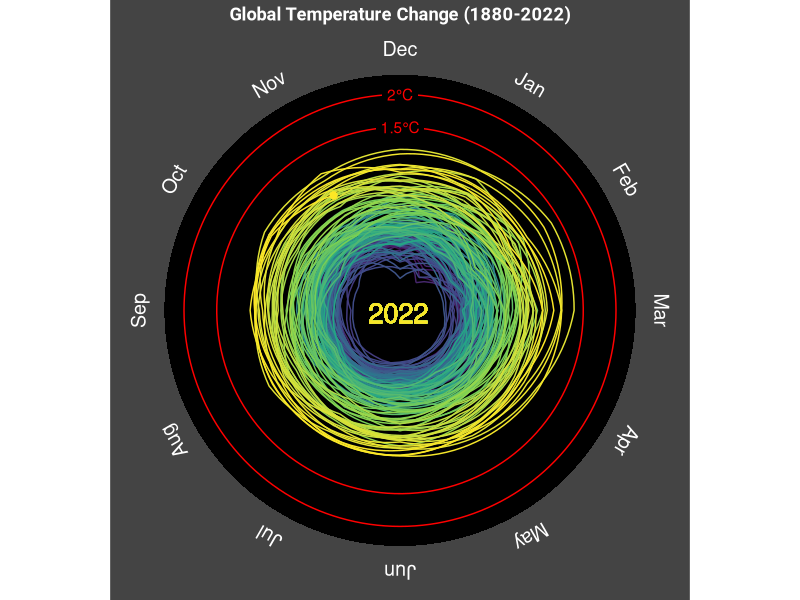
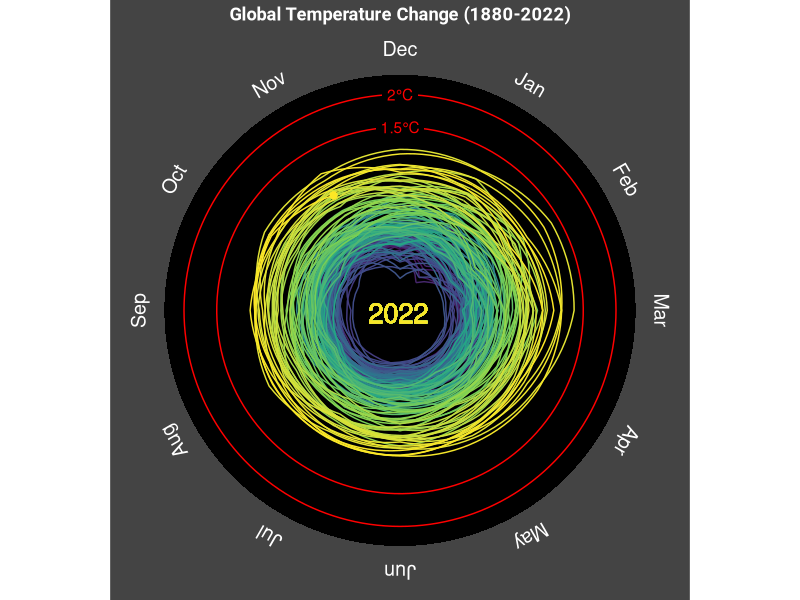

Write R code to recreate these figures, in order.
#########################################################
##  Temperature spirals

library(tidyverse)  
library(glue)


temp_month <- read_csv("Data/GLB.Ts+dSST.csv", skip=1, na ="***")%>% 
  select(year = "Year",all_of(month.abb)) %>% 
  pivot_longer(-year, names_to = "month", values_to = "mtemp") %>%  
  drop_na() 


# Temperatures extend beyond the current year
nextjan <- temp_month %>% 
  filter(month == "Jan") %>%
  mutate(year = year - 1, month = "next_Jan")


tabla <- temp_month %>%  bind_rows( temp_month, nextjan) %>% 
  mutate(month = factor(month, levels = c(month.abb, "next_Jan")),
         month_number = as.numeric(month)) 

# Add year label 
annotation <- tabla %>%
  slice_max(year)  %>%
  slice_max(month_number)


temp_lines <- tibble(
  x = 12, 
  y = c(1.5, 2.0),
  labels= c("1.5\u00B0C", "2\u00B0C"))


# Month-labels tangential to the spirals
month_labels <- tibble( x = 1:12,
                        labels = month.abb,
                        y= 2.7)



tabla %>% ggplot(aes(x= month_number, y = mtemp, group = year, 
                     color= year)) +
  geom_col(data = month_labels, aes(x=x + 0.5, y=2.3), fill="black",
           width =  1  ,inherit.aes = FALSE)  +
  geom_col(data = month_labels, aes(x=x + 0.5, y=-2), fill="black",
           width =  1  ,inherit.aes = FALSE)  +  
  geom_hline(yintercept = c(1.5, 2.0), color = "red") +
  geom_line() +
  geom_point(data = annotation, aes(x=month_number, y= mtemp, color= year),
             size=2, inherit.aes= FALSE) +
  geom_label(data=temp_lines, aes(x=x,y=y, label= labels),
             color= "red", fill= "black", label.size = 0,
             inherit.aes=FALSE) +
  geom_text(data = month_labels, aes(x=x , y=y, label = labels),color="white", inherit.aes= FALSE,
            angle = seq(360 - 360/12, 0, length.out = 12), size = 5)  +
  geom_text(aes(x =1, y = -1.35, label = "2022"), size= 7) +  
  
  scale_color_viridis_c(breaks = seq(1880,2020,20),
                        guide= "none")  +
  scale_x_continuous(breaks =1:12, labels = month.abb, 
                     sec.axis = dup_axis(name = NULL, labels = NULL),
                     expand = c(0,0)) +
  scale_y_continuous(breaks = seq(-2,2,0.2),
                     limits = c(-2,2.8), 
                     sec.axis = dup_axis(name= NULL, labels = NULL),
                     expand = c(0,-0.7)) +
  
  coord_polar(start = 2*pi/12)  +
  labs(x=NULL, 
       y = NULL,
       title =  glue("Global Temperature Change ({min(temp_month$year)}-{max(temp_month$year)})")) +
  theme(
    panel.background = element_rect(fill = "#444444", size = 1),
    plot.background = element_rect(fill = "#444444", color = "#444444" ),
    panel.grid = element_blank(),
    axis.text.x = element_blank(),
    axis.text.y =  element_blank(),
    axis.title.y = element_blank(),
    axis.ticks = element_blank(),
    axis.title = element_text(color = "white", face = "bold", family = "Roboto"),
    plot.title = element_text(color= "white", face = "bold", family = "Roboto",
                              hjust = 0.5)
  )


ggsave("Figures/Temperature_Spirals.png", height = 8 , width = 8) #for QRG



